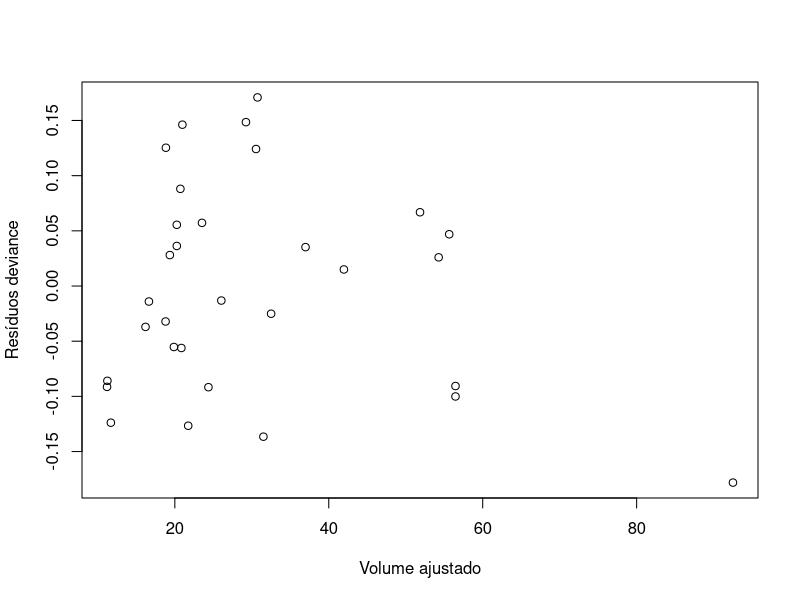

Recreate this plot in R.
# Modelos lineares generalizados (GLM)
# Estatística e Ciência de Dados — ICTIN/UFLA
# Exemplo reproduzível com dados de R ou dos pacotes indicados.

ajuste <- glm(Volume ~ Girth + Height, data = trees,
              family = Gamma(link = "log"))
print(summary(ajuste))
print(exp(coef(ajuste)))
plot(fitted(ajuste), residuals(ajuste, type = "deviance"),
     xlab = "Volume ajustado", ylab = "Resíduos deviance")
